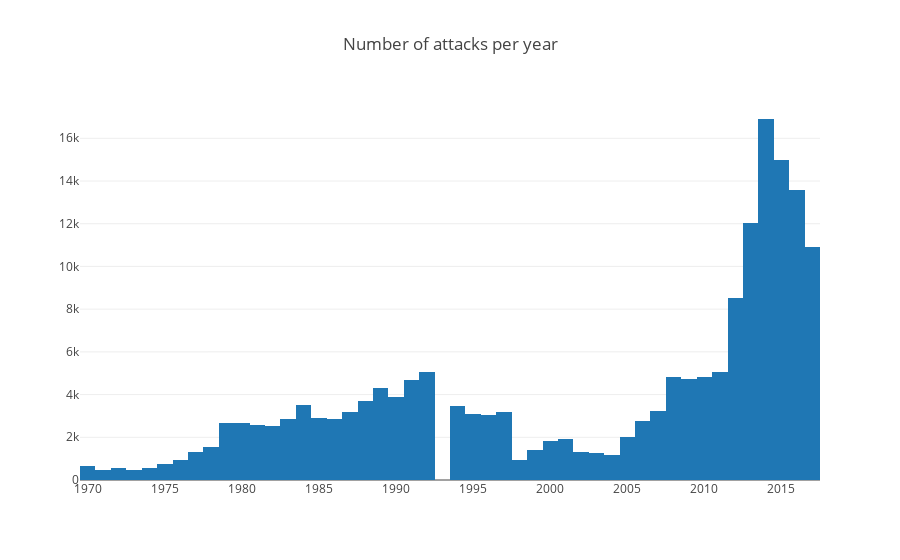

The notebook cell saved with this chart:
### Code cell
#Thomas histogram
data = go.Histogram(
    x=df['iyear']
)

layout = go.Layout(
    title='Number of attacks per year'
)

fig = go.Figure(data=[data], layout=layout)
iplot(fig)

### Figure 1 — Plotly figure (JSON) as saved in the notebook; plotly's stock layout.template omitted (floating-point values rounded to 4 significant figures; data arrays with more than 128 entries replaced by an {"elided": "..."} marker saying what was removed)
{"data": [{"type": "histogram", "uid": "80b3fe58-937a-457d-b035-ee9bf069716a", "x": {"elided": "181691 int values"}}], "layout": {"title": {"text": "Number of attacks per year"}}}
